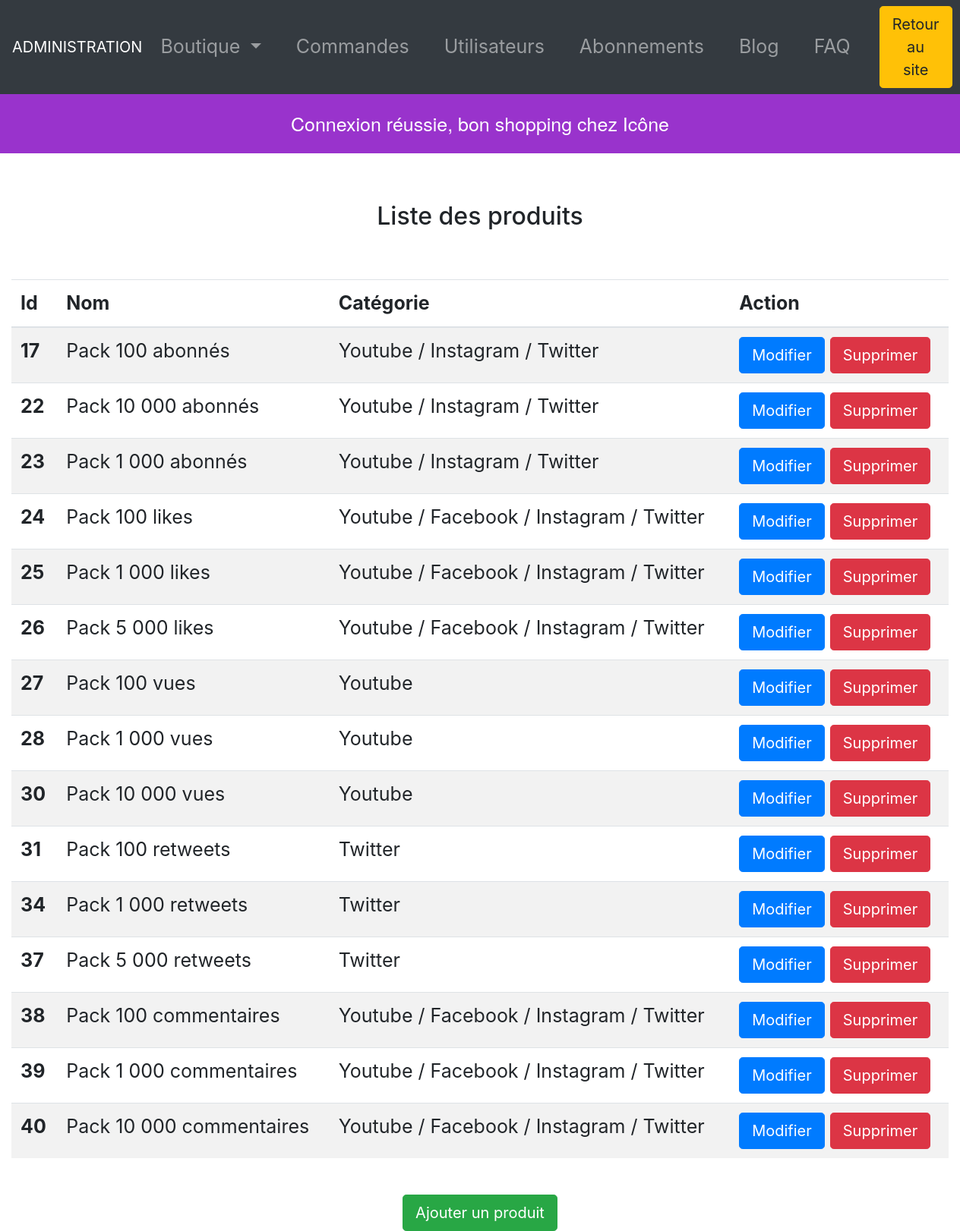
Page /index.php?p=productAdmin&action=list (signed in) on the committed database.
### tables this page shows
CREATE TABLE `products` (
  `id` int(11) NOT NULL,
  `name` varchar(255) NOT NULL,
  `price` float NOT NULL,
  `description` text NOT NULL,
  `quantity` int(11) NOT NULL,
  `is_activated` tinyint(4) NOT NULL DEFAULT '1',
  `image` varchar(255) DEFAULT NULL
);

### models/Product.php (called while the page is built, shortened)
<?php
function getAllProducts(){
    $db = dbConnect();
    $query = $db->query('SELECT p.*, GROUP_CONCAT(c.name SEPARATOR " / ") AS categories
        FROM products p
        JOIN product_categories pc ON p.id = pc.product_id
        JOIN categories c ON pc.category_id = c.id
        GROUP BY p.id');
    $products = $query->fetchAll();
    return $products;
}

### views/productsList.php (the view, shortened to what this page needs)
<!DOCTYPE html>
<html lang="fr">
<head>
    <link rel="stylesheet" href="assets/css/admin.css">
    <?php require 'partials/head_assets_admin.php'; ?>
</head>
<body>
<header>
    <?php require 'partials/header_admin.php'; ?>
</header>
<main>
    <?php if(isset($_SESSION['messages'])): ?>
        <div class="message">
            <?php foreach($_SESSION['messages'] as $message): ?>
                <?= $message ?><br>
            <?php endforeach; ?>
        </div>
    <?php endif; ?>
    <h2 class="p-3 text-center mt-5 mb-5">Liste des produits</h2>
    <div class="container-fluid">
        <table class="table table-striped">
            <thead>
            <tr>
                <th scope="col">Id</th>
                <th scope="col">Nom</th>
                <th scope="col">Catégorie</th>
                <th scope="col">Action</th>
            </tr>
            </thead>
            <tbody>
            <?php foreach($products as $product):?>
                <tr>
                    <th><?= htmlentities($product['id']) ?></th>
                    <td><?= htmlentities($product['name']) ?> </td>
                    <td><?= htmlentities($product['categories']) ?> </td>
                    <td>
                        <a class="btn btn-primary btn-lg" href="index.php?p=productAdmin&action=edit&id=<?= $product['id'] ?>" role="button">Modifier</a>
                        <button type="button" class="btn btn-danger btn-lg" data-toggle="modal" data-target="#exampleModal<?= $product['id'] ?>">
                            Supprimer
                        </button>
                    </td>
                </tr>
            <?php endforeach; ?>
            </tbody>
        </table>
        <div class="text-center mt-5">
            <a class="btn btn-success center-block text-center btn-lg" href="index.php?p=productAdmin&action=new" role="button">Ajouter un produit</a>
        </div>
    </div>
</main>
</body>

### assets/css/admin.css (style rules this page uses)
.message { text-align: center; font-family: "Helvetica Neue"; font-size: 25px; color: #ffffff; padding: 20px; background-color: #9933cc; }
th, tr, label { font-size: 25px; }

### rows in the picture
products: id "17", name "Pack 100 abonnés", categories "Youtube / Instagram / Twitter"
products: id "22", name "Pack 10 000 abonnés", categories "Youtube / Instagram / Twitter"
products: id "23", name "Pack 1 000 abonnés", categories "Youtube / Instagram / Twitter"
products: id "24", name "Pack 100 likes", categories "Youtube / Facebook / Instagram / Twitter"
products: id "25", name "Pack 1 000 likes", categories "Youtube / Facebook / Instagram / Twitter"
products: id "26", name "Pack 5 000 likes", categories "Youtube / Facebook / Instagram / Twitter"
products: id "27", name "Pack 100 vues", categories "Youtube"
products: id "28", name "Pack 1 000 vues", categories "Youtube"
products: id "30", name "Pack 10 000 vues", categories "Youtube"
products: id "31", name "Pack 100 retweets", categories "Twitter"
products: id "34", name "Pack 1 000 retweets", categories "Twitter"
products: id "37", name "Pack 5 000 retweets", categories "Twitter"
products: id "38", name "Pack 100 commentaires", categories "Youtube / Facebook / Instagram / Twitter"
products: id "39", name "Pack 1 000 commentaires", categories "Youtube / Facebook / Instagram / Twitter"
products: id "40", name "Pack 10 000 commentaires", categories "Youtube / Facebook / Instagram / Twitter"

### other values in the picture
$message "Connexion réussie, bon shopping chez Icône"
